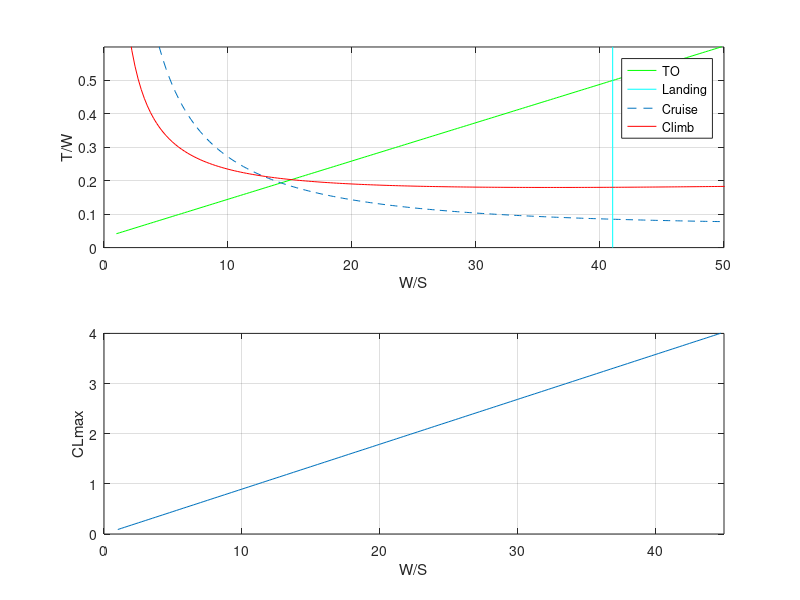

Write the MATLAB code that produced this figure.
gw = 3993; %1625kg - Gross weight
g = 32.174; %Gravitational Constant ft/s^2

d_20000 = 12.67e-4; %Density at 20000ft
d_15000 = 14.96e-4; %Density at 15000ft v
d_sl = 23.77e-4; %Density at sea level

CDmin = 0.02; %from historical data

AR = 10; %Aspect Ratio
%e = 0.810; %Oswald's factor
e = 1.78 * (1 - (0.045 * (AR^0.68))) - 0.64;
k = 1 / (pi*e*AR);

v_s = 97; %Stall speed ft/s
v_kn = 250; %Cruise velocity in KTAS
v_cr = v_kn * 1.68781; %Cruise velocity in ft/s

w_s = 1:0.25:50.75; %Wing loading assumptions for plotting graph variation****

wl_g = 28 * 4; %from graph 

CLmx = 2.6;

%% CLmax 

q_s = 0.5 * d_sl * v_s^2; %Dynamic pressure on stall

for i = 1:200
    CLmax(i) = w_s(i) / q_s;        % cl max variation ****
end

CL_max = CLmax(wl_g); %CL max
wing_loading = w_s(wl_g);
S = gw / wing_loading; %Wing Area
b = sqrt(S*AR); %Wing span

subplot(2, 1, 2)
plot(w_s, CLmax)
grid on;
xlabel('W/S');
ylabel('CLmax');
axis([0, 45, 0, 4])

%% Takeoff Requirement

v_to = 1.2 * v_s; %Take off velocity
CL_to = CLmx / 1.21;
sig = 1; %Density ratio
q_to = 0.5 * d_sl * sig * (v_to/sqrt(2))^2; %Take off dynamic pressure
k1 = 0.85; %avg acceleration factor
nu = 0.03; %Ground Friction Coeff
Sg = 900; %Ground Run

for i = 1:200
    t_w(i) = (1.44*w_s(i) / (Sg*k1*g*d_sl*CL_to)) + nu;
end
tw_to = t_w(wl_g);
t_to = tw_to * gw; %Min thrust required to take off
S_to = Sg * 1.66;
subplot(2, 1, 1)
plot(w_s, t_w, 'g')
hold on;
grid on;

%% Landing Requirement

CL_mxl = CL_to / 0.8;
a = 0:0.1:1; %Random Variable to plot constant wing loading
w_app = 1;

w_s_land = 0.3 * g * 0.75 * 1500 * CL_mxl * d_sl / (1.69 * w_app);
w_s_land = w_s_land * ones(1, length(a));

subplot(2,1,1)
plot(w_s_land, a, 'c')

%% Cruise Requirement

q_cr = 0.5 * d_15000 * v_cr^2; %Cruise dynamic pressure
w_cr = 1;
del_cr = 0.65;

for i = 1:200
    t_w(i) = ((CDmin*q_cr)/w_s(i)) + (k*w_cr^2*w_s(i)/(q_cr*del_cr));
end

tw_cr = t_w(wl_g);
t_cruise = t_w(wl_g) * gw; %Min thrust required to cruise
subplot(2, 1, 1)
plot(w_s, t_w, '--')

%% Climb Requirement

%climb_angle = 7; %degrees
%CLmax = 2.7;
roc = 28.33; %Rate of climb in ft/s
v_roc = roc / sind(7); %Airspeed on climb
q_roc = 0.5 * (d_sl+d_15000)/2 * v_roc^2; %Climb dynamic pressure
w_climb = 1;

%for i=1:200
%    t_w(i) = sind(climb_angle) + 1/(0.8*CLmax/CDmin);
%end

for i=1:200
    t_w(i) = (roc/v_roc) + (q_roc*CDmin/w_s(i)) + (k*w_s(i)/q_roc);
end

tw_climb = t_w(wl_g);
t_climb = t_w(wl_g) * gw * w_climb; %Min thrust required during climb
subplot(2, 1, 1)
plot(w_s, t_w, 'r')

xlabel('W/S');
ylabel('T/W');
legend('TO', 'Landing', 'Cruise', 'Climb');
axis([0, 50, 0, .6])
